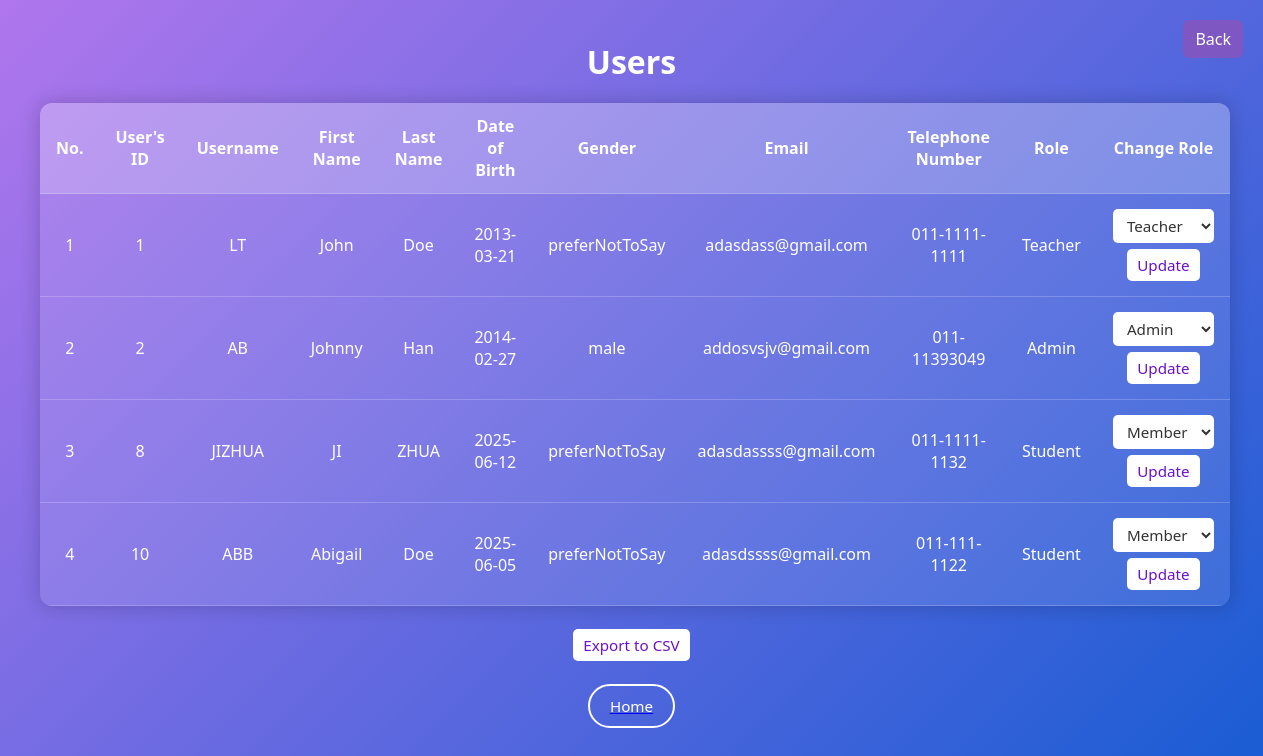
/groupworkhelper/admin.php, run on an earlier commit of the app's database.
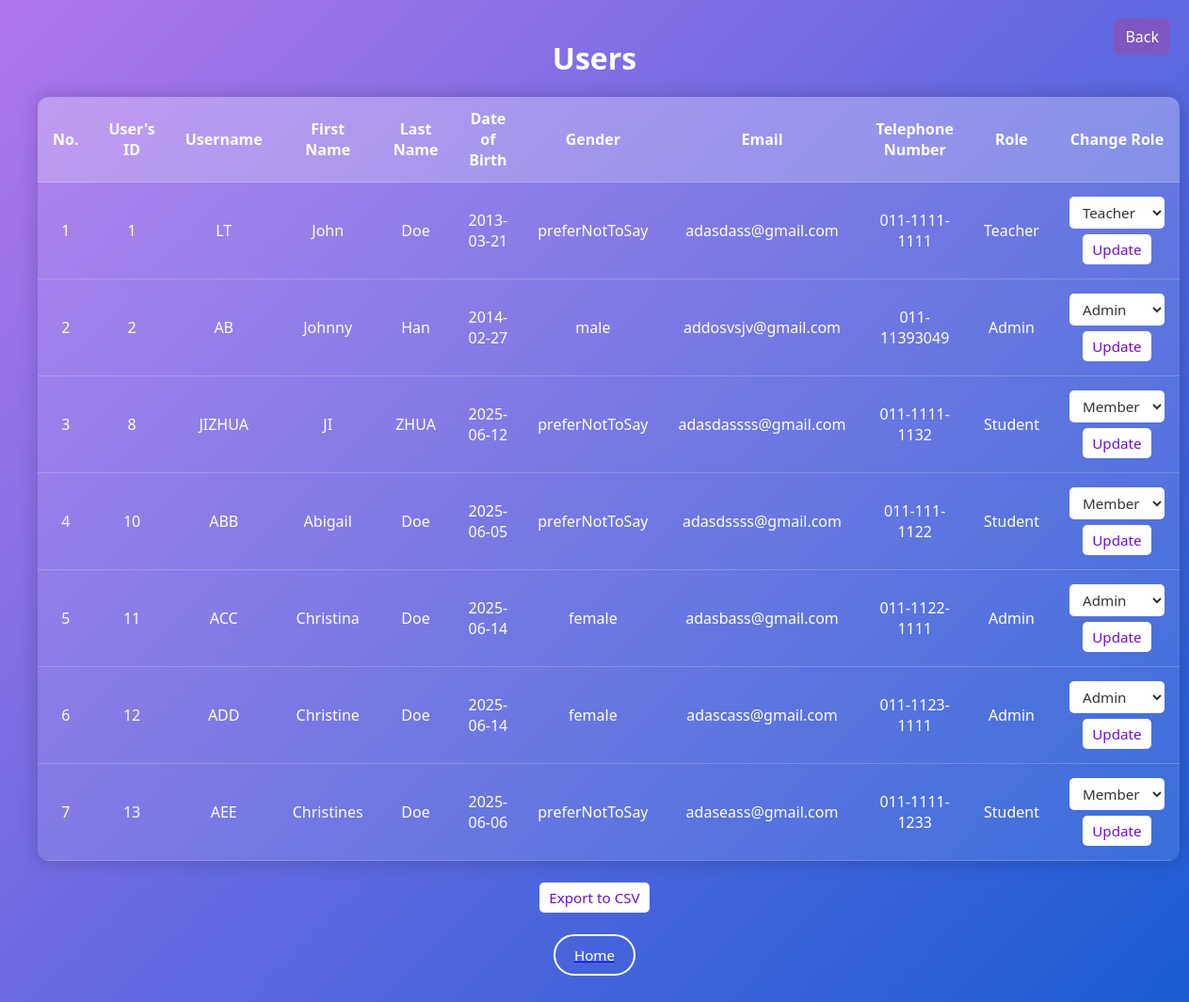
And on a later commit of the database.
### tables this page shows
CREATE TABLE `users` (
  `idUser` int(255) UNSIGNED NOT NULL,
  `firstName` varchar(50) DEFAULT NULL,
  `lastName` varchar(50) DEFAULT NULL,
  `gender` varchar(20) DEFAULT NULL,
  `dob` date DEFAULT NULL,
  `email` varchar(20) NOT NULL,
  `phoneNum` varchar(20) DEFAULT NULL,
  `username` varchar(20) NOT NULL,
  `password` varchar(255) NOT NULL,
  `createAt` timestamp NOT NULL DEFAULT current_timestamp(),
  `role` enum('Teacher','Student','Admin','') NOT NULL DEFAULT 'Student'
);

### groupworkhelper/admin.php (the view, shortened to what this page needs)
<!DOCTYPE html>
<html lang="en">
<head>
</head>
<body>
  <a class="back-link" href="main.php">Back</a>
  <h2>Users</h2>
  <table>
    <tr>
      <th>No.</th>
      <th>User's ID</th>
      <th>Username</th>
      <th>First Name</th>
      <th>Last Name</th>
      <th>Date of Birth</th>
      <th>Gender</th>
      <th>Email</th>
      <th>Telephone Number</th>
      <th>Role</th>
      <th>Change Role</th>
    </tr>
    <?php
      $conn = new mysqli("localhost", "root", "", "groupworkhelper");
      $sql = "SELECT idUser, username, firstName, lastName, dob, gender, email, phoneNum, role FROM users";
      $result = $conn->query($sql);
      $serialNumber = 1;
      if ($result && $result->num_rows > 0){
          while($row = $result->fetch_assoc()){
              echo "<tr>";
              echo "<td>{$serialNumber}</td>";
              echo "<td>{$row["idUser"]}</td>";
              echo "<td>{$row["username"]}</td>";
              echo "<td>{$row["firstName"]}</td>";
              echo "<td>{$row["lastName"]}</td>";
              echo "<td>{$row["dob"]}</td>";
              echo "<td>{$row["gender"]}</td>";
              echo "<td>{$row["email"]}</td>";
              echo "<td>{$row["phoneNum"]}</td>";
              echo "<td>{$row["role"]}</td>";
              echo "<td>
                      <form method='POST' action='change_role.php'>
                          <input type='hidden' name='user_id' value='{$row["idUser"]}'>
                          <select name='new_role'>
                              <option value='Member'" . ($row["role"] === 'Member' ? " selected" : "") . ">Member</option>
                              <option value='Teacher'" . ($row["role"] === 'Teacher' ? " selected" : "") . ">Teacher</option>
                              <option value='Admin'" . ($row["role"] === 'Admin' ? " selected" : "") . ">Admin</option>
                          </select>
                          <button type='submit'>Update</button>
                      </form>
                    </td>";
              echo "</tr>";
              $serialNumber++;
          }
      } else {
          echo "<tr><td colspan='11'>No users found</td></tr>";
      }
    ?>
  </table>
  <form method="post" action="exportUser.php">
    <button type="submit">Export to CSV</button>
  </form>
  <a href="main.php"><button class="back">Home</button></a>
</body>
</html>

### groupworkhelper/admin.php (style rules this page uses)
* { margin: 0; padding: 0; box-sizing: border-box; font-family: 'Segoe UI', Tahoma, Geneva, Verdana, sans-serif; }
body { background: linear-gradient(135deg,rgb(176, 118, 237),rgb(23, 92, 211)); color: #fff; padding: 40px; min-height: 100vh; }
h2 { text-align: center; margin-bottom: 20px; font-size: 2em; }
table { width: 100%; border-collapse: collapse; background-color: rgba(255, 255, 255, 0.1); border-radius: 12px; overflow: hidden; box-shadow: 0 0 20px rgba(0, 0, 0, 0.2); margin-bottom: 20px; }
th, td { padding: 12px 16px; text-align: center; border-bottom: 1px solid rgba(255, 255, 255, 0.2); color: #fff; }
th { background-color: rgba(255, 255, 255, 0.2); }
select, input[type="hidden"], button { padding: 6px 10px; border-radius: 5px; border: none; font-size: 0.95em; margin: 3px 0; }
select { background-color: #fff; color: #333; }
button { background-color: #ffffff; color: #6a11cb; cursor: pointer; transition: background 0.3s; }
form[action="exportUser.php"] { text-align: center; margin: 20px 0; }
.back { display: block; margin: 20px auto; padding: 10px 20px; background-color: transparent; border: 2px solid #fff; color: #fff; border-radius: 25px; transition: all 0.3s ease; }
a.back-link { position: fixed; top: 20px; right: 20px; color: #fff; background-color: #7e57c2; padding: 8px 12px; border-radius: 6px; text-decoration: none; transition: background-color 0.3s ease; }

What changed in the data, as far as the page shows it:
added users: idUser "11", username "ACC", firstName "Christina", lastName "Doe", dob "2025-06-14", gender "female", email "adasbass@gmail.com", phoneNum "011-1122-1111", role "Admin", new_role "Admin"
added users: idUser "12", username "ADD", firstName "Christine", lastName "Doe", dob "2025-06-14", gender "female", email "adascass@gmail.com", phoneNum "011-1123-1111", role "Admin", new_role "Admin"
added users: idUser "13", username "AEE", firstName "Christines", lastName "Doe", dob "2025-06-06", gender "preferNotToSay", email "adaseass@gmail.com", phoneNum "011-1111-1233", role "Student"
